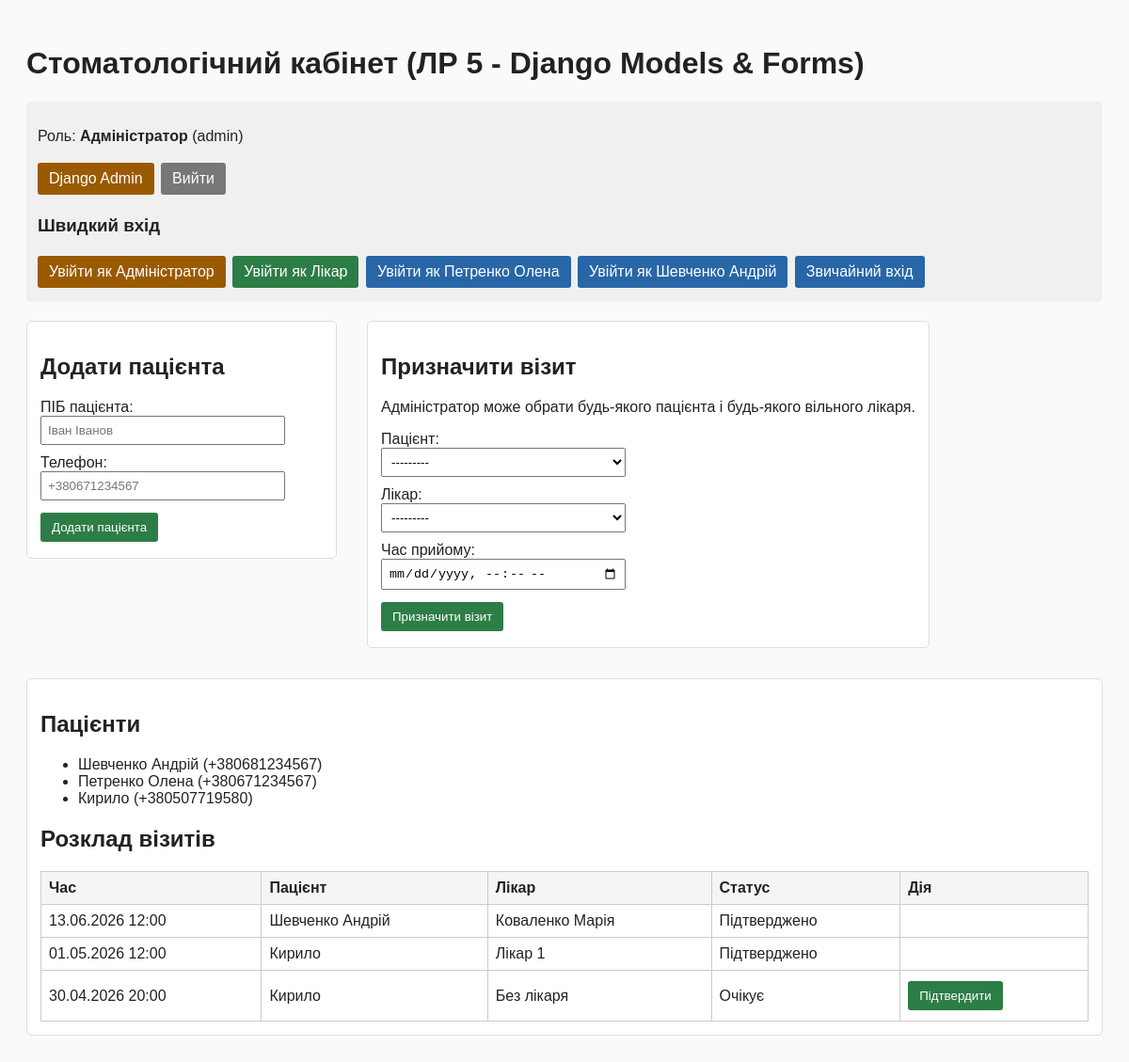
The app's page / (signed in) with its own data.
### clinic/models.py (models this page shows, shortened)
class Patient(models.Model):
    user = models.OneToOneField(
        User,
        on_delete=models.CASCADE,
        null=True,
        blank=True,
        verbose_name="Акаунт пацієнта"
    )
    name = models.CharField(max_length=200, verbose_name="ПІБ пацієнта")
    phone = models.CharField(max_length=20, verbose_name="Телефон")
    def __str__(self):
        return self.name

class Appointment(models.Model):
    STATUS_CHOICES = [
        ("pending", "Очікує"),
        ("confirmed", "Підтверджено"),
    ]
    doctor = models.ForeignKey(
        Doctor,
        null=True,
        blank=True,
        on_delete=models.CASCADE,
        verbose_name="Лікар"
    )
    patient = models.ForeignKey(
        Patient,
        on_delete=models.CASCADE,
        verbose_name="Пацієнт"
    )
    time = models.DateTimeField(null=True, verbose_name="Час прийому")
    status = models.CharField(
        max_length=20,
        choices=STATUS_CHOICES,
        default="pending",
        verbose_name="Статус"
    )

class Doctor(models.Model):
    user = models.OneToOneField(
        User,
        on_delete=models.CASCADE,
        null=True,
        blank=True,
        verbose_name="Акаунт лікаря"
    )
    name = models.CharField(max_length=200, verbose_name="ПІБ лікаря")
    specialty = models.CharField(max_length=100, verbose_name="Спеціальність")
    def __str__(self):
        return f"{self.name} ({self.specialty})"

### clinic/views.py (the view, shortened to what this page needs)
# urls.py: path('', views.index, name='index'),
def index(request):
    ensure_demo_data()
    current_patient = get_current_patient(request.user)
    is_doctor = hasattr(request.user, "doctor") if request.user.is_authenticated else False
    is_admin = request.user.is_authenticated and request.user.is_superuser
    patient_form = PatientForm()
    user_appointment_form = UserAppointmentForm()
    admin_appointment_form = AdminAppointmentForm()
    if is_admin or is_doctor:
        appointments = Appointment.objects.all().order_by("-time")
        patients = Patient.objects.all().order_by("-id")
    elif current_patient:
        appointments = Appointment.objects.filter(patient=current_patient).order_by("-time")
        patients = Patient.objects.filter(pk=current_patient.pk)
    else:
        appointments = Appointment.objects.none()
        patients = Patient.objects.none()
    return render(request, "clinic/index.html", {
        "appointments": appointments,
        "patients": patients,
        "patient_form": patient_form,
        "user_appointment_form": user_appointment_form,
        "admin_appointment_form": admin_appointment_form,
        "current_patient": current_patient,
        "is_doctor": is_doctor,
        "is_admin": is_admin,
    })

### clinic/forms.py (shortened to what this page needs)
class PatientForm(forms.ModelForm):
    class Meta:
        model = Patient
        fields = ["name", "phone"]
        widgets = {
            "name": forms.TextInput(attrs={"placeholder": "Іван Іванов", "class": "form-control"}),
            "phone": forms.TextInput(attrs={"placeholder": "+380671234567", "class": "form-control"}),
        }

class UserAppointmentForm(forms.ModelForm):
    class Meta:
        model = Appointment
        fields = ["doctor", "time"]
        widgets = {
            "time": forms.DateTimeInput(attrs={"type": "datetime-local", "class": "form-control"}),
        }

### clinic/views.py (called while the page is built)
def get_current_patient(user):
    if user.is_authenticated:
        try:
            return user.patient
        except Patient.DoesNotExist:
            return None
    return None

### clinic/templates/clinic/index.html (shortened to what this page needs)
<!DOCTYPE html>
<html>
<head>
</head>
<body>
    <h1>Стоматологічний кабінет (ЛР 5 - Django Models & Forms)</h1>
    <div class="panel">
        {% if user.is_authenticated %}
            {% if user.is_superuser %}
                <p>Роль: <b>Адміністратор</b> ({{ user.username }})</p>
                <a class="button admin" href="/admin/clinic/">Django Admin</a>
            {% elif is_doctor %}
                <p>Роль: <b>Лікар</b> ({{ user.doctor.name }})</p>
            {% elif current_patient %}
                <p>Роль: <b>Користувач</b> ({{ current_patient.name }})</p>
            {% else %}
                <p>Роль: <b>Користувач без профілю пацієнта</b> ({{ user.username }})</p>
            {% endif %}
            <a class="button logout" href="{% url 'logout' %}">Вийти</a>
        {% else %}
            <p>Роль: <b>Гість</b>. Увійдіть під потрібною роллю.</p>
        {% endif %}
        <h3>Швидкий вхід</h3>
        <a class="button admin" href="{% url 'demo_login' 'admin' %}">Увійти як Адміністратор</a>
        <a class="button doctor" href="{% url 'demo_login' 'doctor' %}">Увійти як Лікар</a>
        <a class="button" href="{% url 'demo_login' 'patient' %}">Увійти як Петренко Олена</a>
        <a class="button" href="{% url 'demo_login' 'patient2' %}">Увійти як Шевченко Андрій</a>
        <a class="button" href="{% url 'login' %}">Звичайний вхід</a>
    </div>
    <div class="grid">
        {% if is_admin %}
            <div class="card">
                <h2>Додати пацієнта</h2>
                <form method="POST">
                    {% for field in patient_form %}
                        <div>
                            {{ field.label_tag }}<br>
                            {{ field }}
                        </div>
                    {% endfor %}
                    <button type="submit">Додати пацієнта</button>
                </form>
            </div>
            <div class="card">
                <h2>Призначити візит</h2>
                <p>Адміністратор може обрати будь-якого пацієнта і будь-якого вільного лікаря.</p>
                <form method="POST">
                    {% for field in admin_appointment_form %}
                        <div>
                            {{ field.label_tag }}<br>
                            {{ field }}
                        </div>
                    {% endfor %}
                    <button type="submit">Призначити візит</button>
                </form>
            </div>
        {% endif %}
        <div class="card" style="flex: 1;">
            <h2>Пацієнти</h2>
            <ul>
            {% for patient in patients %}
                <li>{{ patient.name }} ({{ patient.phone }})</li>
            {% empty %}
                <li>Пацієнтів немає.</li>
            {% endfor %}
            </ul>
            <h2>Розклад візитів</h2>
            <table>
                <tr>
                    <th>Час</th>
                    <th>Пацієнт</th>
                    <th>Лікар</th>
                    <th>Статус</th>
                    <th>Дія</th>
                </tr>
                {% for appt in appointments %}
                <tr>
                    <td>{{ appt.time|date:"d.m.Y H:i" }}</td>
                    <td>{{ appt.patient.name }}</td>
                    <td>{% if appt.doctor %}{{ appt.doctor.name }}{% else %}Без лікаря{% endif %}</td>
                    <td>{{ appt.get_status_display }}</td>
                    <td>
                        {% if appt.status == 'pending' and user.is_authenticated %}
                            {% if user.is_superuser or is_doctor %}
                                <form action="{% url 'confirm_appointment' appt.id %}" method="POST">
                                    <button type="submit">Підтвердити</button>
                                </form>
                            {% endif %}
                        {% endif %}
                    </td>
                </tr>
                {% empty %}
                <tr>
                    <td colspan="5">Записів немає.</td>
                </tr>
                {% endfor %}
            </table>
        </div>
    </div>
</body>
</html>

### clinic/templates/clinic/index.html (style rules this page uses)
body { font-family: Arial, sans-serif; padding: 20px; background: #fafafa; color: #222; }
.panel { background: #f0f0f0; padding: 12px; border-radius: 5px; margin-bottom: 20px; }
.grid { display: flex; gap: 32px; flex-wrap: wrap; align-items: flex-start; }
.card { background: white; border: 1px solid #ddd; padding: 14px; border-radius: 5px; min-width: 300px; }
.form-control, select { margin-bottom: 10px; padding: 6px; width: 260px; box-sizing: border-box; }
button, .button { display: inline-block; padding: 8px 12px; background: #2866a8; color: white; border: 0; border-radius: 3px; cursor: pointer; text-decoration: none; margin: 3px 3px 3px 0; }
.button.admin { background: #9a5a00; }
.button.doctor { background: #2d7d46; }
.button.logout { background: #777; }
button { background: #2d7d46; }
table { border-collapse: collapse; width: 100%; background: white; }
th, td { border: 1px solid #ccc; padding: 8px; text-align: left; }
th { background: #f5f5f5; }

### records on screen
Patient: name "Шевченко Андрій", phone "+380681234567"
Patient: name "Петренко Олена", phone "+380671234567"
Patient: name "Кирило", phone "+380507719580"
Appointment: time "13.06.2026 12:00", patient.name "Шевченко Андрій", doctor.name "Коваленко Марія", status "Підтверджено"
Appointment: time "01.05.2026 12:00", patient.name "Кирило", doctor.name "Лікар 1", status "Підтверджено"
Appointment: time "30.04.2026 20:00", patient.name "Кирило", shows "Без лікаря", status "Очікує", shows "Підтвердити"

### other values on screen
{{ user.username }} "admin"
{{ field.label_tag }} "ПІБ пацієнта:" "Телефон:"
{{ field.label_tag }} "Пацієнт:" "Лікар:" "Час прийому:"
